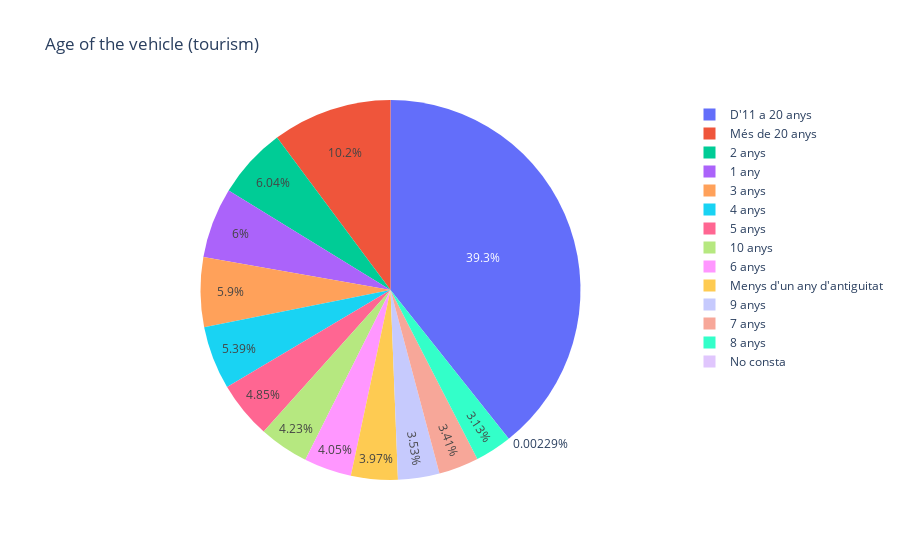

Write notebook code for a chart like this one.
### Code cell
import numpy as np
import matplotlib.pyplot as plt
import pandas as pd
import plotly.express as px

# antiguetat dels vehicles
antiguetat2020 = pd.read_csv('2020_antiguitat_tipus_vehicle.csv')#https://opendata-ajuntament.barcelona.cat/data/es/dataset/est-vehicles-antiguitat-tipus/resource/18496154-c864-4648-9954-b5161265f4db
# drop no needed columns
antiguetat2020v2 = antiguetat2020.drop(['Codi_Districte','Codi_Barri','Seccio_Censal','Nom_Barri'],axis=1)
# we drop all kinds of vehicles except turisms
antiguetat2020v3 = antiguetat2020v2[~antiguetat2020v2.Tipus_Vehicles.isin(antiguetat2020v2.Tipus_Vehicles.unique()[1:])]
val_anti = antiguetat2020v3.Antiguitat.unique()
# get the total value in Barcelona for each kind of antiquety
years = np.ones((len(val_anti),1))*antiguetat2020v3.loc[1,'Any']
df_result= pd.DataFrame(years, columns=['Any'])
antique_list = []
num_cars_list = []
for i in range(len(val_anti)):
    df_antique = antiguetat2020v3[antiguetat2020v3.Antiguitat == val_anti[i]]
    antique_list.append(val_anti[i])
    num_cars_list.append(df_antique.sum(axis='rows', numeric_only = True)['Nombre'])
df_result['Antiguetat'] = antique_list
df_result['Nombre'] = num_cars_list
# print(df_result)

# df = px.data.gapminder().query("year == 2007").query("continent == 'Europe'")
fig = px.pie(df_result, values='Nombre', names='Antiguetat', title='Age of the vehicle (tourism)')
fig.show()

### Figure 1 — Plotly figure (JSON) as saved in the notebook; plotly's stock layout.template omitted (floating-point values rounded to 4 significant figures)
{"data": [{"domain": {"x": [0, 1], "y": [0, 1]}, "hovertemplate": "Antiguetat=%{label}<br>Nombre=%{value}<extra></extra>", "labels": ["Menys d'un any d'antiguitat", "1 any", "2 anys", "3 anys", "4 anys", "5 anys", "6 anys", "7 anys", "8 anys", "9 anys", "10 anys", "D'11 a 20 anys", "Més de 20 anys", "No consta"], "legendgroup": "", "name": "", "showlegend": true, "type": "pie", "values": [19040, 28752, 28945, 28300, 25832, 23268, 19425, 16341, 15014, 16903, 20255, 188393, 48836, 11]}], "layout": {"legend": {"tracegroupgap": 0}, "title": {"text": "Age of the vehicle (tourism)"}}}
